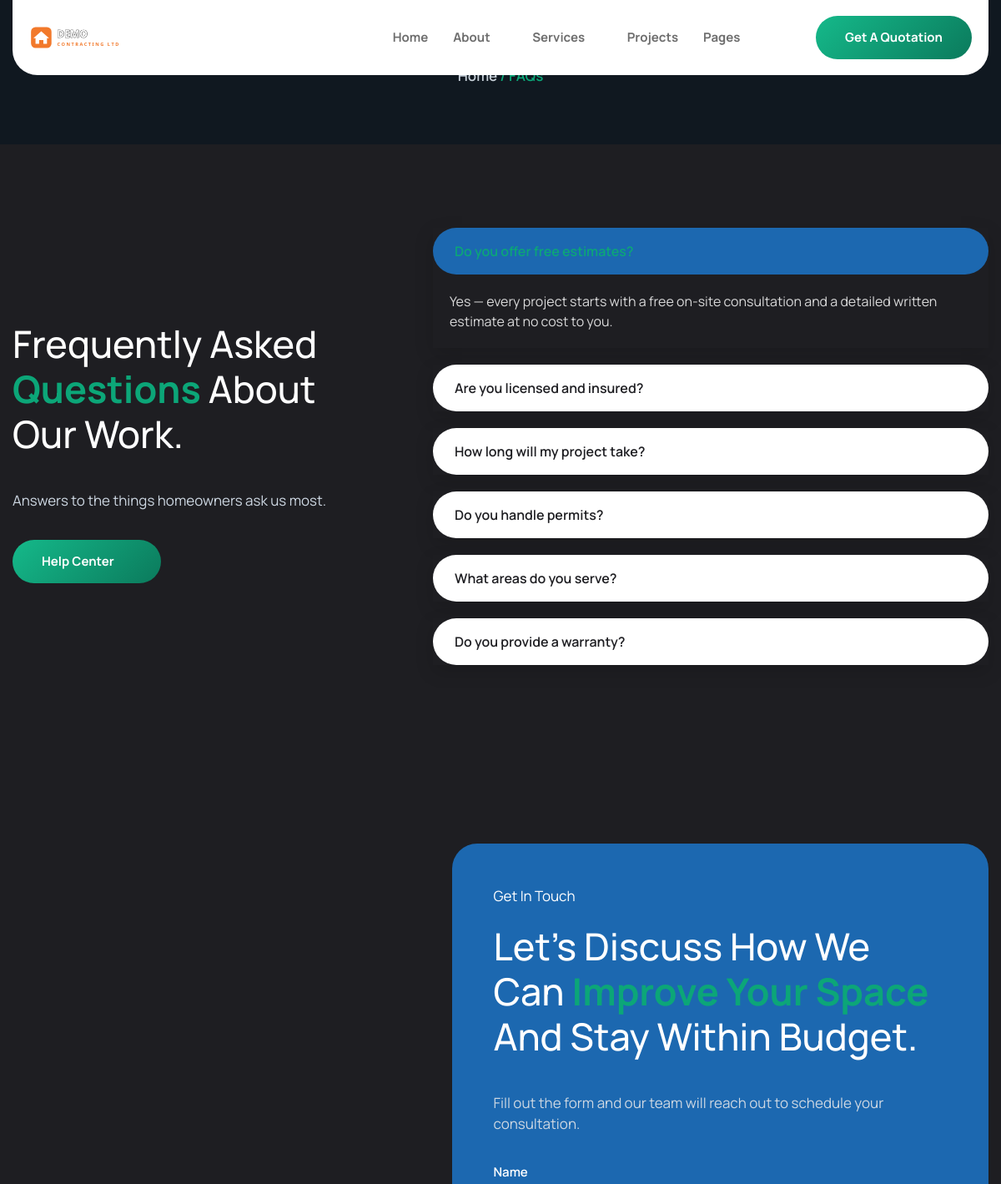
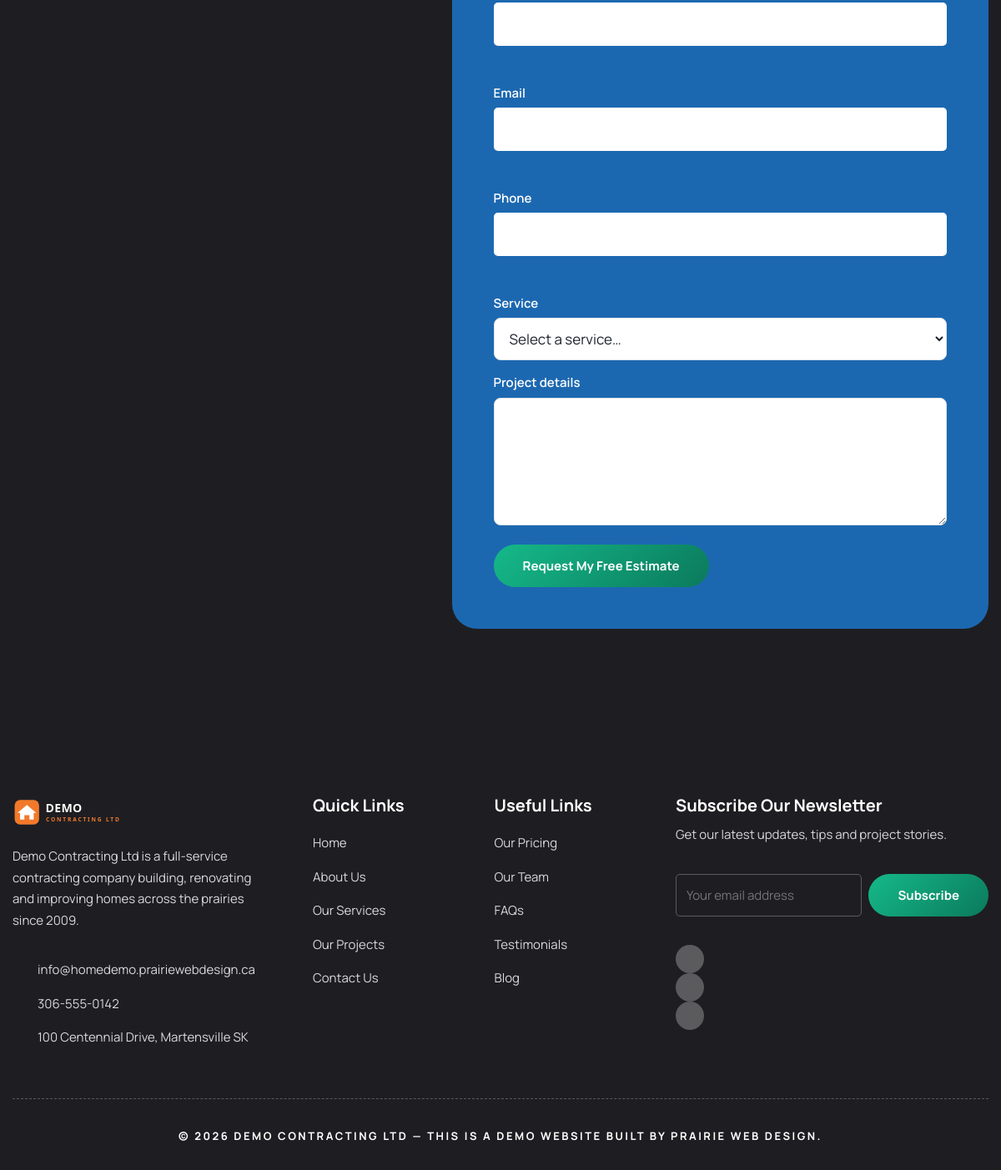
The app's page /faqs with its own data (2 pictures, top to bottom).
### tables this page shows
CREATE TABLE IF NOT EXISTS content_blocks (
    id         INT UNSIGNED NOT NULL AUTO_INCREMENT,
    block_key  VARCHAR(64)  NOT NULL,
    label      VARCHAR(128) NOT NULL DEFAULT '',
    eyebrow    VARCHAR(191) NULL,
    heading    TEXT         NULL,
    body       TEXT         NULL,
    image      VARCHAR(255) NULL,
    image2     VARCHAR(255) NULL,
    extra      TEXT         NULL,
    bg_image   VARCHAR(255) NULL,
    PRIMARY KEY (id),
    UNIQUE KEY uq_block_key (block_key)
);

CREATE TABLE IF NOT EXISTS items (
    id         INT UNSIGNED NOT NULL AUTO_INCREMENT,
    section    VARCHAR(48)  NOT NULL,
    title      VARCHAR(191) NULL,
    subtitle   VARCHAR(191) NULL,
    body       TEXT         NULL,
    image      VARCHAR(255) NULL,
    icon       VARCHAR(128) NULL,
    value      VARCHAR(128) NULL,
    url        VARCHAR(255) NULL,
    sort_order INT          NOT NULL DEFAULT 0,
    is_active  TINYINT(1)   NOT NULL DEFAULT 1,
    PRIMARY KEY (id),
    KEY idx_section_sort (section, sort_order)
);

### app/views/faqs.php (called while the page is built, shortened)
<?php
$faqs = items('faq');
$seo_opts = ['title' => 'FAQs', 'description' => 'Answers to common questions about ' . setting('site_name', SITE_NAME) . '.', 'path' => 'faqs'];
require __DIR__ . '/partials/header.php';
require __DIR__ . '/partials/breadcrumb.php';
require __DIR__ . '/sections/faq.php';
require __DIR__ . '/sections/contact_cta.php';
require __DIR__ . '/partials/footer.php';

### public/index.php (called while the page is built, shortened)
<?php
require_once __DIR__ . '/../app/helpers.php';
$path = parse_url($_SERVER['REQUEST_URI'] ?? '/', PHP_URL_PATH) ?? '/';
$path = trim(rawurldecode($path), '/');
$segments = $path === '' ? [] : explode('/', $path);
$head = $segments[0] ?? '';
$route_id   = null;
$route_slug = null;
switch ($head) {
    case 'faqs':
    case 'faq':
        $view = 'faqs';
        break;
}
render_view($view, ['route_id' => $route_id, 'route_slug' => $route_slug]);

### app/db.php (called while the page is built, shortened)
<?php
function db(): PDO
{
    static $pdo = null;
    if ($pdo instanceof PDO) {
        return $pdo;
    }
    $dsn = 'mysql:host=' . DB_HOST . ';dbname=' . DB_NAME . ';charset=' . DB_CHARSET;
    try {
        $pdo = new PDO($dsn, DB_USER, DB_PASS, [
            PDO::ATTR_ERRMODE            => PDO::ERRMODE_EXCEPTION,
            PDO::ATTR_DEFAULT_FETCH_MODE => PDO::FETCH_ASSOC,
            PDO::ATTR_EMULATE_PREPARES   => false,
        ]);
    } catch (PDOException $e) {
        http_response_code(500);
        if (ini_get('display_errors')) {
            echo 'Database connection failed: ' . htmlspecialchars($e->getMessage());
        } else {
            echo 'The site is temporarily unavailable. Please try again shortly.';
        }
        exit;
    }
    return $pdo;
}

### app/views/sections/contact_cta.php (the view, shortened to what this page needs)
<?php
$b        = block('contact_cta');
?>
<div class="elementor-element elementor-element-37f95d8b e-flex e-con-boxed e-con e-parent ltk-editable" id="quote" data-settings="{&quot;background_background&quot;:&quot;classic&quot;}" style="background-image:<?= $b['bg_image'] ? "url('" . e(img($b['bg_image'])) . "');background-size:cover;background-position:center" : 'none' ?>">
  <div class="e-con-inner">
    <div class="elementor-element elementor-element-6b7f6a40 e-con-full e-flex e-con e-child animated fadeInLeft">
      <?= ekit_eyebrow($b['eyebrow']) ?>
      <?= ekit_heading($b['heading'], 'left') ?>
      <div class="elementor-element elementor-widget elementor-widget-text-editor" data-widget_type="text-editor.default">
        <div class="elementor-widget-container"><p><?= e($b['body']) ?></p></div>
      </div>
      <form class="ltk-quote-form" method="post" action="<?= url('contact') ?>#quote">
        <div class="ltk-grid cols-2">
          <div class="ltk-field"><label for="q-name">Name</label><input id="q-name" type="text" name="name" required value="<?= e($_POST['name'] ?? '') ?>"></div>
          <div class="ltk-field"><label for="q-email">Email</label><input id="q-email" type="email" name="email" required value="<?= e($_POST['email'] ?? '') ?>"></div>
          <div class="ltk-field"><label for="q-phone">Phone</label><input id="q-phone" type="tel" name="phone" value="<?= e($_POST['phone'] ?? '') ?>"></div>
          <div class="ltk-field"><label for="q-service">Service</label>
            <select id="q-service" name="service">
              <option value="">Select a service…</option>
            </select>
          </div>
        </div>
        <div class="ltk-field"><label for="q-message">Project details</label><textarea id="q-message" name="message" rows="5" required><?= e($_POST['message'] ?? '') ?></textarea></div>
        <div class="elementor-button-wrapper">
          <button type="submit" class="elementor-button elementor-button-link elementor-size-sm elementor-animation-float">
            <span class="elementor-button-content-wrapper"><span class="elementor-button-text">Request My Free Estimate</span></span>
          </button>
        </div>
      </form>
    </div>
  </div>
</div>

### app/views/sections/faq.php (shortened to what this page needs)
<?php
$b    = block('faq');
$faqs = items('faq');
?>
<div class="elementor-element elementor-element-4ca18a70 e-flex e-con-boxed e-con e-parent ltk-editable" data-settings="{&quot;background_background&quot;:&quot;classic&quot;}">
  <div class="e-con-inner">
    <div class="elementor-element elementor-element-f844914 e-con-full e-flex e-con e-child">
      <?= ekit_heading($b['heading'], 'left') ?>
      <?php if ($b['body']): ?>
      <div class="elementor-element elementor-widget elementor-widget-text-editor" data-widget_type="text-editor.default">
        <div class="elementor-widget-container"><p><?= e($b['body']) ?></p></div>
      </div>
      <?php endif; ?>
      <div class="elementor-element elementor-element-f54003f elementor-widget__width-auto elementor-widget elementor-widget-button" data-widget_type="button.default">
        <div class="elementor-widget-container"><div class="elementor-button-wrapper">
          <a class="elementor-button elementor-button-link elementor-size-sm elementor-animation-float" href="<?= url('contact') ?>">
            <span class="elementor-button-content-wrapper"><span class="elementor-button-icon"><i aria-hidden="true" class="icon icon-arrow-right"></i></span><span class="elementor-button-text">Help Center</span></span>
          </a>
        </div></div>
      </div>
    </div>
    <div class="elementor-element elementor-element-716322d3 e-con-full e-flex e-con e-child">
      <div class="elementor-element elementor-element-2529ff4f elementor-widget__width-inherit elementor-widget elementor-widget-elementskit-accordion" data-widget_type="elementskit-accordion.default">
        <div class="elementor-widget-container">
          <div class="ekit-wid-con">
            <div class="elementskit-accordion accoedion-primary" id="accordion-faqhome">
              <?php foreach ($faqs as $i => $row): $first = ($i === 0); ?>
              <div class="elementskit-card <?= $first ? 'active' : '' ?>">
                <div class="elementskit-card-header" id="primaryHeading-<?= $i ?>-faqhome">
                  <a href="#ltk-collapse-home-<?= $i ?>" class="ekit-accordion--toggler elementskit-btn-link collapsed" data-ekit-toggle="collapse" data-target="#ltk-collapse-home-<?= $i ?>" aria-expanded="<?= $first ? 'true' : 'false' ?>" aria-controls="ltk-collapse-home-<?= $i ?>">
                    <span class="ekit-accordion-title"><?= $row['title'] ?></span>
                    <div class="ekit_accordion_icon_group">
                      <div class="ekit_accordion_normal_icon"><i class="icon icon-down-arrow1"></i></div>
                      <div class="ekit_accordion_active_icon"><i class="icon icon-up-arrow"></i></div>
                    </div>
                  </a>
                </div>
                <div id="ltk-collapse-home-<?= $i ?>" class="<?= $first ? ' show collapse' : ' collapse' ?>" aria-labelledby="primaryHeading-<?= $i ?>-faqhome" data-parent="#accordion-faqhome">
                  <div class="elementskit-card-body ekit-accordion--content">
                    <p><?= $row['body'] ?></p>
                  </div>
                </div>
              </div>
              <?php endforeach; ?>
            </div>
          </div>
        </div>
      </div>
    </div>
  </div>
</div>

### app/helpers.php (shortened to what this page needs)
<?php
function e($v): string
{
    return htmlspecialchars((string) $v, ENT_QUOTES, 'UTF-8');
}
function url(string $path = ''): string
{
    $path = ltrim($path, '/');
    return '/' . $path;
}
function settings(): array
{
    static $cache = null;
    if ($cache !== null) {
        return $cache;
    }
    $cache = [];
    try {
        foreach (db()->query('SELECT setting_key, setting_value FROM settings') as $r) {
            $cache[$r['setting_key']] = $r['setting_value'];
        }
    } catch (Throwable $e) {
        $cache = [];
    }
    return $cache;
}
function setting(string $key, string $default = ''): string
{
    $all = settings();
    $val = $all[$key] ?? '';
    return ($val === '' || $val === null) ? $default : $val;
}
function block(string $key): array
{
    static $cache = [];
    $stmt = db()->prepare('SELECT * FROM content_blocks WHERE block_key = ? LIMIT 1');
    $stmt->execute([$key]);
    $row = $stmt->fetch() ?: [];
    $defaults = ['block_key' => $key, 'label' => '', 'eyebrow' => '', 'heading' => '',
        'body' => '', 'image' => '', 'image2' => '', 'extra' => '', 'bg_image' => ''];
    return $cache[$key] = array_merge($defaults, $row);
}
function items(string $section, bool $only_active = true): array
{
    static $cache = [];
    $ck = $section . ($only_active ? ':1' : ':0');
    if (isset($cache[$ck])) {
        return $cache[$ck];
    }
    $sql = 'SELECT * FROM items WHERE section = ?';
    if ($only_active) {
        $sql .= ' AND is_active = 1';
    }
    $sql .= ' ORDER BY sort_order ASC, id ASC';
    $stmt = db()->prepare($sql);
    $stmt->execute([$section]);
    return $cache[$ck] = $stmt->fetchAll();
}
function ekit_eyebrow(string $text): string
{
    return '<div class="elementor-element elementor-icon-list--layout-traditional elementor-widget elementor-widget-icon-list ltk-eyebrow" data-widget_type="icon-list.default">'
        . '<div class="elementor-widget-container"><ul class="elementor-icon-list-items"><li class="elementor-icon-list-item">'
        . '<span class="elementor-icon-list-text">' . e($text) . '</span></li></ul></div></div>';
}
function ekit_heading(string $heading_html, string $align = 'left'): string
{
    $align = $align === 'center' ? 'text_center' : 'text_left';
    return '<div class="elementor-element elementor-widget elementor-widget-elementskit-heading" data-widget_type="elementskit-heading.default">'
        . '<div class="elementor-widget-container"><div class="ekit-wid-con"><div class="ekit-heading elementskit-section-title-wraper ' . $align . '">'
        . '<h2 class="ekit-heading--title elementskit-section-title ">' . $heading_html . '</h2></div></div></div></div>';
}
function render_view(string $name, array $vars = []): void
{
    extract($vars, EXTR_SKIP);
    $file = __DIR__ . '/views/' . $name . '.php';
    require $file;
}

### public/assets/css/anim-float.css (style rules this page uses)
.elementor-animation-float { transition-duration:.3s;transition-property:transform;transition-timing-function:ease-out }

### public/assets/css/anim-left.css (style rules this page uses)
.fadeInLeft { animation-name:fadeInLeft }

### public/assets/css/w-spacer.css (style rules this page uses)
.e-con { --container-widget-width:100% }

### public/assets/css/site.v16.css (style rules this page uses)
.animated { animation-duration:.8s;animation-fill-mode:both }
.ltk-grid { display:grid;gap:30px }
.ltk-grid.cols-2 { grid-template-columns:repeat(auto-fit,minmax(340px,1fr)) }
.ltk-field { margin-bottom:16px }
.ltk-field label { display:block;font-weight:600;margin-bottom:6px }
.ltk-field input,.ltk-field textarea,.ltk-field select { width:100%;padding:12px 14px;border:1px solid #dfe3e8;border-radius:8px;font:inherit }
.elementskit-accordion .collapse { display:none }
.elementskit-accordion .collapse.show { display:block }
.elementskit-card .ekit_accordion_active_icon { display:none }
.elementskit-card.active .ekit_accordion_active_icon { display:inline-block }
.ltk-editable { position:relative }
.elementor-element-34b7221 .ekit-heading--title, .elementor-element-4ca18a70 .ekit-heading--title, .elementor-element-525d2512 .ekit-heading--title { color:#fff }
.elementor-element-34b7221 .elementor-widget-text-editor p, .elementor-element-4ca18a70 .elementor-widget-text-editor p, .elementor-element-525d2512 .elementor-widget-text-editor p { color:#cdd7e2 }
.elementor-element-34b7221 .ekit-heading--title span span, .elementor-element-4ca18a70 .ekit-heading--title span span, .elementor-element-525d2512 .ekit-heading--title span span { color:#0ca678 }
.elementor-element-4ca18a70 .elementor-button { color:#fff }
.elementor-element-4ca18a70 .elementskit-card { background:#fff;border-radius:12px;margin-bottom:14px;overflow:hidden;border:0;box-shadow:0 8px 22px rgba(0,0,0,.14) }
.elementor-element-4ca18a70 .ekit-accordion--toggler { display:flex;justify-content:space-between;align-items:center;gap:14px;padding:18px 22px;text-decoration:none;cursor:pointer }
.elementor-element-4ca18a70 .ekit-accordion-title { color:#1e1e22;font-weight:600 }
.elementor-element-4ca18a70 .elementskit-card.active .ekit-accordion-title { color:#0ca678 }
.elementor-element-4ca18a70 .ekit_accordion_icon_group i { color:#0ca678 }
.elementor-element-4ca18a70 .elementskit-card-body { padding:2px 22px 20px;color:#41505f }
#quote.elementor-element-37f95d8b { background:#1e1e22 }
#quote .ekit-heading--title { color:#fff }
#quote .ekit-heading--title span span { color:#0ca678 }
#quote .elementor-icon-list-text { color:#fff }
#quote .elementor-widget-text-editor p { color:#cdd7e2 }
#quote .ltk-field label { color:#fff }
#quote .ltk-field input,#quote .ltk-field textarea,#quote .ltk-field select { background:#fff;color:#1c2430 }
.elementor-kit-8 { --e-global-color-4da9a17:#1e1e22; --e-global-color-0a2c89e:#1e1e22d6; --e-global-color-c9da145:#1e1e2285; --e-global-color-a399dc2:#1e1e2242; }
.elementor-1232 .ekit-heading--title span span, .elementor-1674 .ekit-heading--title span span { color:#0ca678 }
.elementor-button,.elementskit-btn { background:linear-gradient(135deg,#15b98a,#0b7a5c)!important;color:#fff!important;border:0!important }

### records on screen
content_blocks: heading "Frequently Asked Questions About Our Work.", body "Answers to the things homeowners ask us most."
items: title "Do you offer free estimates?", body "Yes — every project starts with a free on-site consultation and a detailed written estimate at no cost to you."
items: title "Are you licensed and insured?"
items: title "How long will my project take?"
items: title "Do you handle permits?"
items: title "What areas do you serve?"
items: title "Do you provide a warranty?"
content_blocks: eyebrow "Get In Touch", heading "Let’s Discuss How We Can Improve Your Space And Stay Within Budget.", body "Fill out the form and our team will reach out to schedule your consultation."

### other values on screen
$c[0] "Home"
$c[0] "FAQs"
$fabout "Demo Contracting Ltd is a full-service contracting company building, renovating and improving homes across the prairies since 2009."
$email "info@homedemo.prairiewebdesign.ca"
$phone "306-555-0142"
$addr "100 Centennial Drive, Martensville SK"
$l[0] "Home"
$l[0] "About Us"
$l[0] "Our Services"
$l[0] "Our Projects"
$l[0] "Contact Us"
$l[0] "Our Pricing"
$l[0] "Our Team"
$l[0] "FAQs"
$l[0] "Testimonials"
